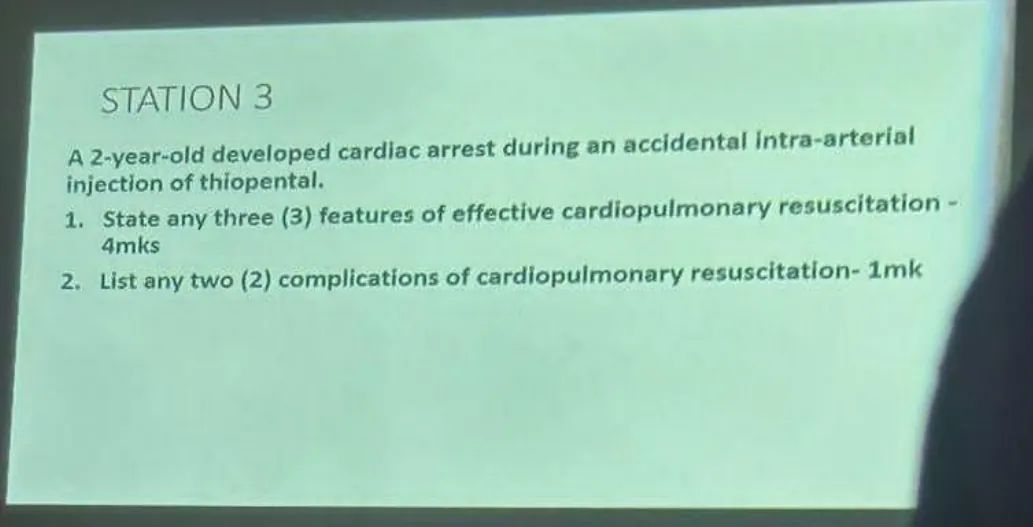
#> input picture osce-trainer-v2-accounts/content/img/ANA-p101-1.webp, 1033 x 527 px, given in place of ANA-p101-1.webp.webp, which was not available
$ python detect_slide.py ../content/img/ANA-p101-1.webp
#> lines starting #> are read from the running program, lines starting #| are printed output that depends on the picture; after the words box and inside, x2 and y2 are one past the last pixel; in counts of white or black regions, pixels touching at a corner belong together; pictures that were not available may be replaced by others from this repository, and a replacement may not be noted
"""Suggest crop fractions for the bright 'slide' rectangle inside a screenshot/photo.
usage: python3 pipeline/detect_slide.py p72-1 p73-1 ...  -> prints yaml lines"""
import sys, cv2, numpy as np
from PIL import Image
for iid in sys.argv[1:]:
    g = np.array(Image.open(f"content/img/{iid}.webp").convert("L"))
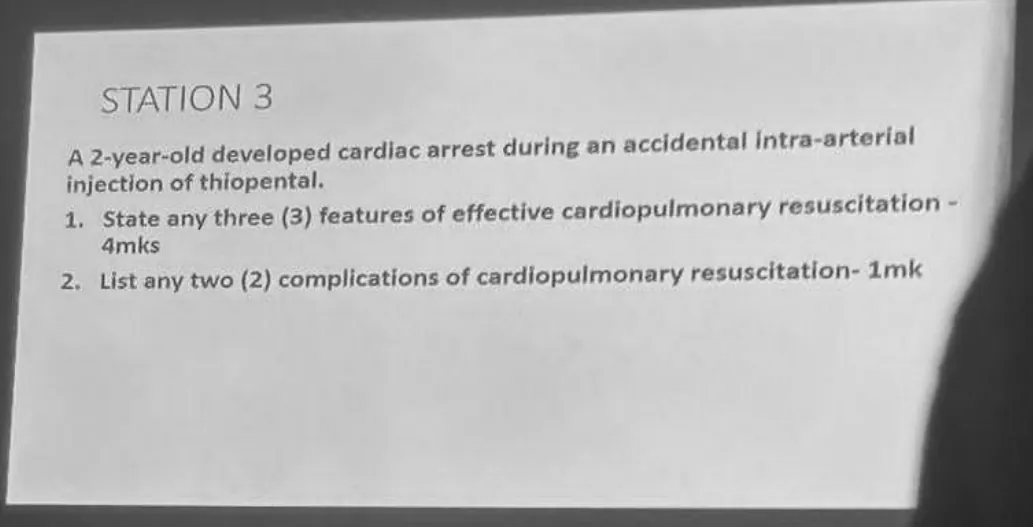
#> g: shape (527, 1033); min 38, max 241, mean 183.2
    h, w = g.shape
#> h = 527; w = 1033
    m = (g > 185).astype(np.uint8) * 255
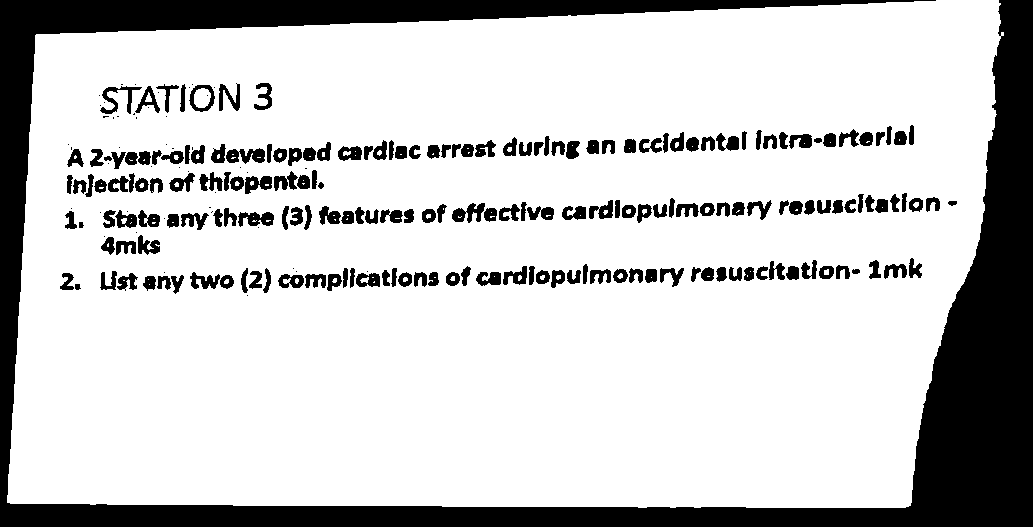
#> m: shape (527, 1033); 79.3% white; 232 black regions (45 under 20 px), largest, box (x1, y1, x2, y2) and area: (0, 0, 1033, 527) 84777, (226, 148, 265, 164) 400, (100, 86, 142, 114) 375
    m = cv2.morphologyEx(m, cv2.MORPH_CLOSE, np.ones((25, 25), np.uint8))
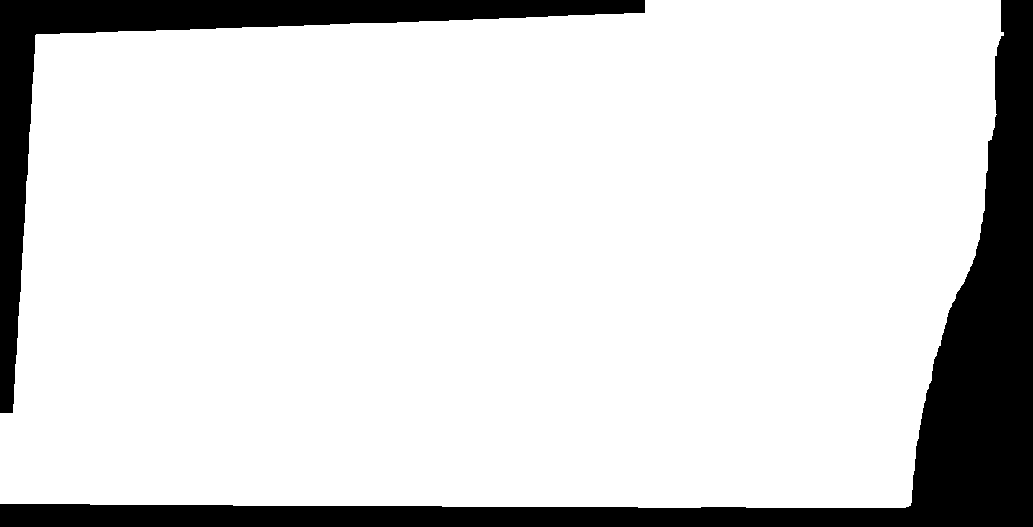
#> m: shape (527, 1033); 85% white; 2 black regions
    cs, _ = cv2.findContours(m, cv2.RETR_EXTERNAL, cv2.CHAIN_APPROX_SIMPLE)
#> cs = 1 contour; box (x1, y1, x2, y2) and area: (0, 0, 1004, 508) 461174
    x, y, bw, bh = cv2.boundingRect(max(cs, key=cv2.contourArea))
#> x = 0; y = 0; bw = 1004; bh = 508
    f = [round(x / w, 3), round(y / h, 3), round((x + bw) / w, 3), round((y + bh) / h, 3)]
#> f = [0, 0, 0.972, 0.964]
    print(f"  {iid}: {{crop: {f}}}   # area {bw*bh/(w*h):.2f}")
#|   ../content/img/ANA-p101-1.webp: {crop: [0.0, 0.0, 0.972, 0.964]}   # area 0.94

$ run again, on osce-trainer-v2-accounts/content/img/ANA-p147-2.webp
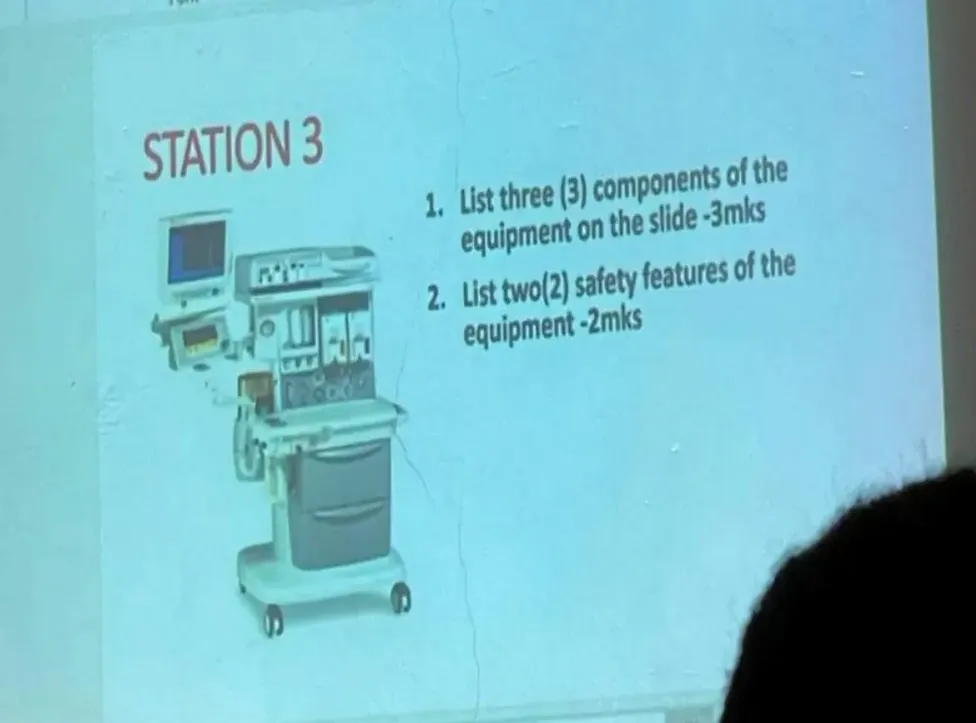
#> input picture osce-trainer-v2-accounts/content/img/ANA-p147-2.webp, 976 x 723 px, shrunk from 1153 x 854 before the run, given in place of ANA-p147-2.webp.webp, which was not available
#> `m = (g > 185).astype(np.uint8) * 255`:
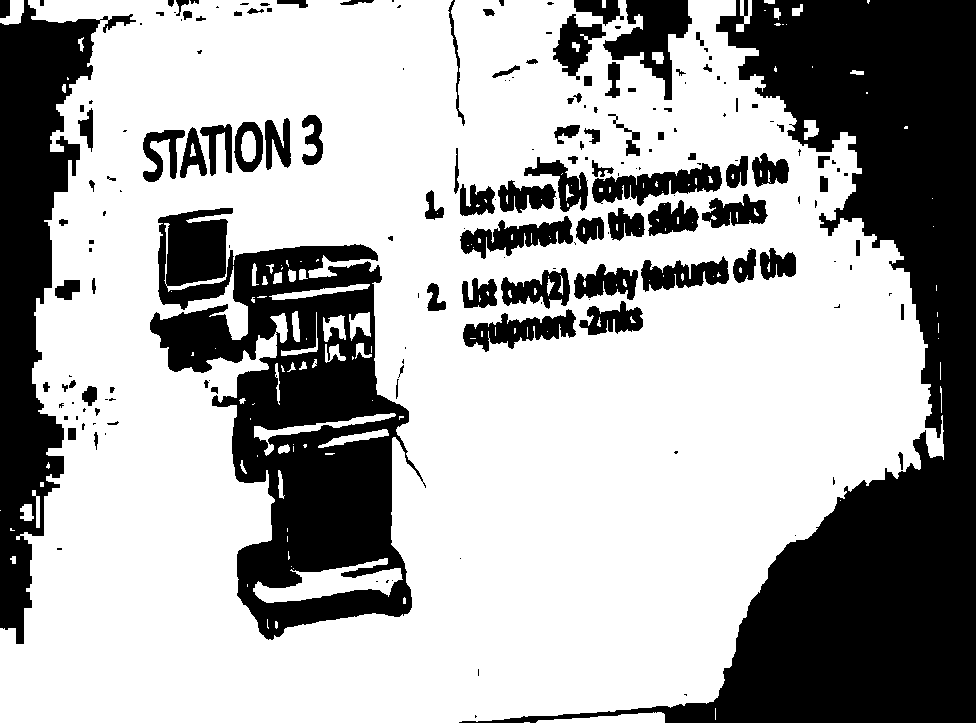
#> m: shape (723, 976); 66.3% white; 188 black regions (89 under 20 px), largest, box (x1, y1, x2, y2) and area: (459, 0, 976, 723) 109535, (150, 208, 426, 640) 55178, (0, 0, 136, 644) 31716
#> `m = cv2.morphologyEx(m, cv2.MORPH_CLOSE, np.ones((25, 25), np.uint8))`:
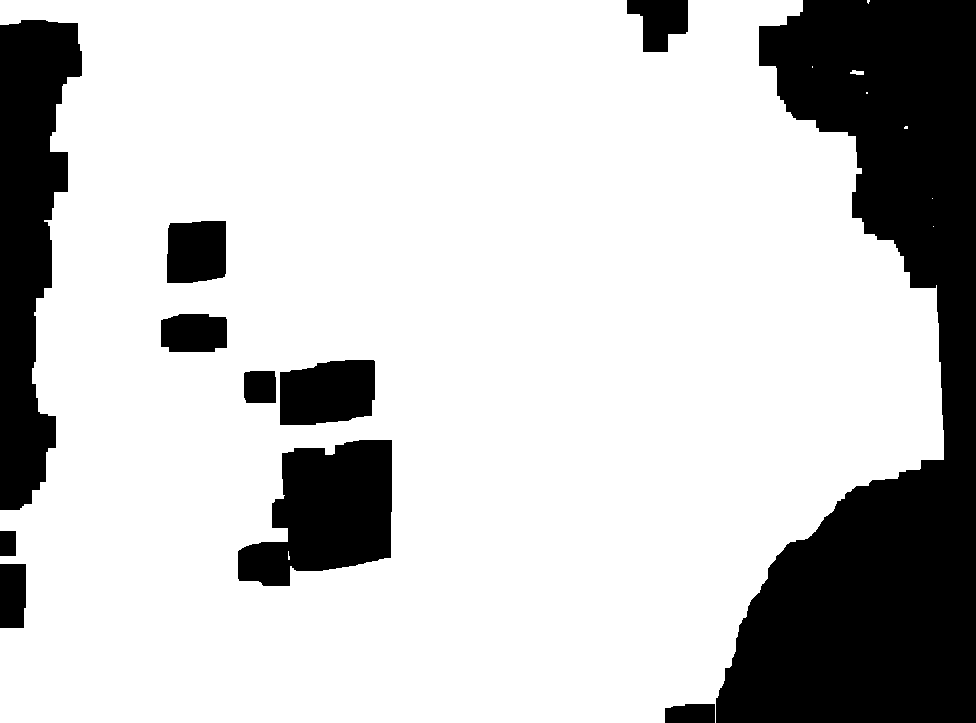
#> m: shape (723, 976); 77.6% white; 11 black regions
#> cs = 8 contours, 6 with area under 20; largest, box (x1, y1, x2, y2) and area: (0, 0, 944, 723) 572923, (850, 70, 864, 75) 36
#> x = 0; bw = 944; bh = 723
#> f = [0, 0, 0.967, 1]
#|   ../content/img/ANA-p147-2.webp: {crop: [0.0, 0.0, 0.967, 1.0]}   # area 0.97

$ run again, on osce-trainer-v2-accounts/content/img/ANA-p153-2.webp
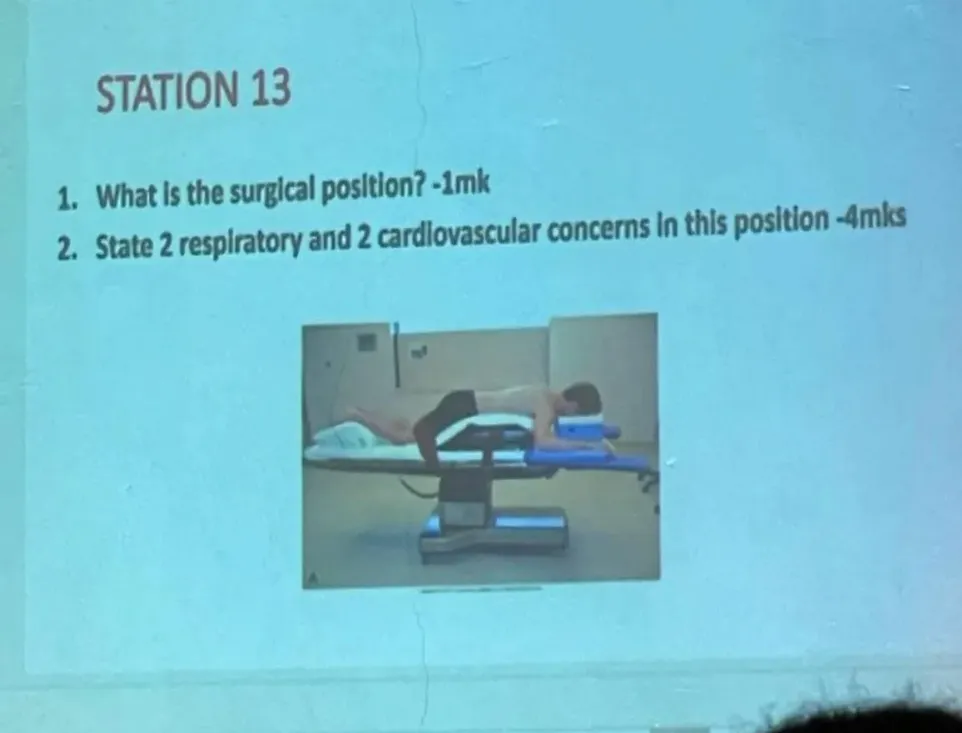
#> input picture osce-trainer-v2-accounts/content/img/ANA-p153-2.webp, 962 x 733 px, shrunk from 1153 x 879 before the run, given in place of ANA-p153-2.webp.webp, which was not available
#> `g = np.array(Image.open(f"content/img/{iid}.webp").convert("L"))`:
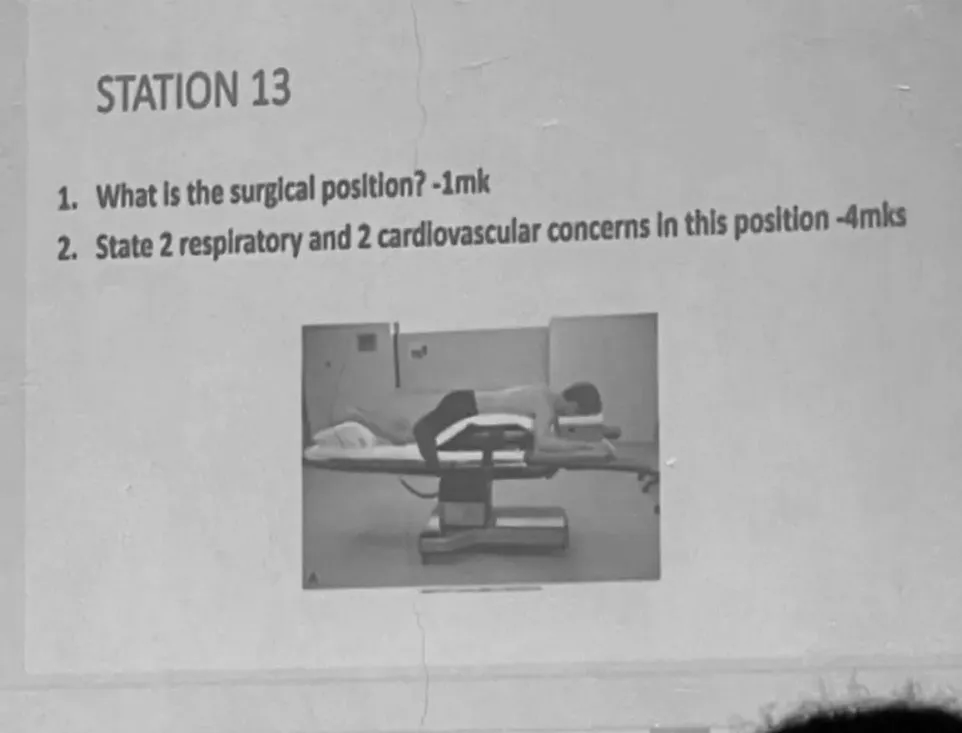
#> g: shape (733, 962); min 1, max 230, mean 174.4
#> `m = cv2.morphologyEx(m, cv2.MORPH_CLOSE, np.ones((25, 25), np.uint8))`:
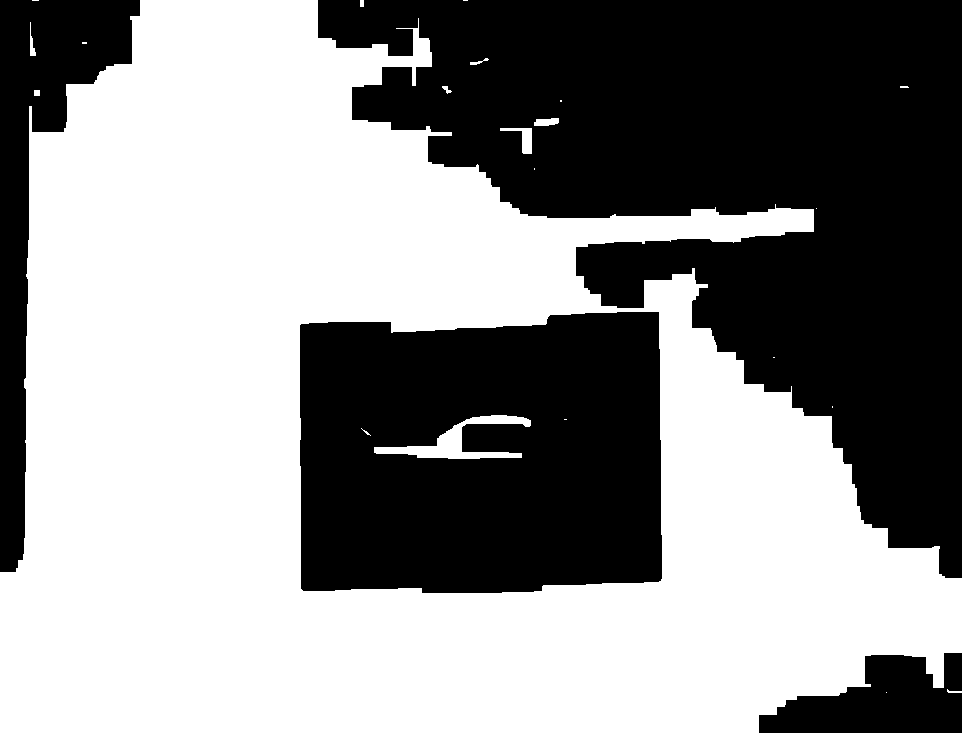
#> m: shape (733, 962); 55.3% white; 4 black regions
#> cs = 19 contours, 12 with area under 20; largest, box (x1, y1, x2, y2) and area: (0, 0, 962, 733) 480551, (500, 128, 532, 154) 269, (534, 118, 559, 126) 132, (30, 22, 36, 56) 55, (470, 58, 489, 65) 27, (34, 90, 40, 96) 25, (442, 86, 452, 94) 25
#> x = 0; bw = 962; bh = 733
#> f = [0, 0, 1, 1]
#|   ../content/img/ANA-p153-2.webp: {crop: [0.0, 0.0, 1.0, 1.0]}   # area 1.00
